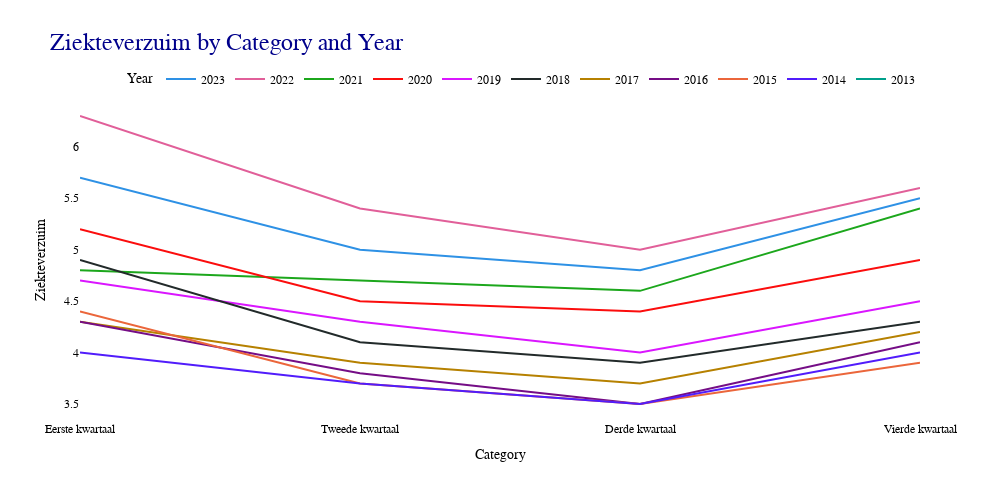

Source (notebook cell):
### Code cell
# Custom color palette
color_palette = px.colors.qualitative.Dark24

# Create the plot
design_plot = px.line(
    df_cbs, 
    x='Category', 
    y='Ziekteverzuim', 
    color='Group',
    title='Ziekteverzuim by Category and Year',
    category_orders={'Category': category_order, 'Group': year_order},
    color_discrete_sequence=color_palette
)

# Update the layout for a more polished design
design_plot.update_layout(
    plot_bgcolor='white',  # Background color of the plot
    paper_bgcolor='white',  # Background color around the plot
    title_font=dict(size=24, family='Arial, sans-serif', color='darkblue'),
    xaxis_title='Category',
    yaxis_title='Ziekteverzuim',
    xaxis=dict(
        showgrid=True,
        gridcolor='white',
        zeroline=False
    ),
    yaxis=dict(
        showgrid=True,
        gridcolor='white',
        zeroline=False
    ),
    legend=dict(
        title='Year',
        orientation='h',
        yanchor='bottom',
        y=1.02,
        xanchor='right',
        x=1
    ),
    font=dict(
        family='Arial, sans-serif',
        size=12,
        color='black'
    ),
width=1000,  # set the width of the plot
height=500  # set the height of the plot
)

# Show the plot
design_plot.show()

### Figure 1 — Plotly figure (JSON) as saved in the notebook; plotly's stock layout.template omitted (floating-point values rounded to 4 significant figures)
{"data": [{"hovertemplate": "Group=2023<br>Category=%{x}<br>Ziekteverzuim=%{y}<extra></extra>", "legendgroup": "2023", "line": {"color": "#2E91E5", "dash": "solid"}, "marker": {"symbol": "circle"}, "mode": "lines", "name": "2023", "orientation": "v", "showlegend": true, "type": "scatter", "x": ["Eerste kwartaal", "Tweede kwartaal", "Derde kwartaal", "Vierde kwartaal"], "xaxis": "x", "y": [5.7, 5, 4.8, 5.5], "yaxis": "y"}, {"hovertemplate": "Group=2022<br>Category=%{x}<br>Ziekteverzuim=%{y}<extra></extra>", "legendgroup": "2022", "line": {"color": "#E15F99", "dash": "solid"}, "marker": {"symbol": "circle"}, "mode": "lines", "name": "2022", "orientation": "v", "showlegend": true, "type": "scatter", "x": ["Eerste kwartaal", "Tweede kwartaal", "Derde kwartaal", "Vierde kwartaal"], "xaxis": "x", "y": [6.3, 5.4, 5, 5.6], "yaxis": "y"}, {"hovertemplate": "Group=2021<br>Category=%{x}<br>Ziekteverzuim=%{y}<extra></extra>", "legendgroup": "2021", "line": {"color": "#1CA71C", "dash": "solid"}, "marker": {"symbol": "circle"}, "mode": "lines", "name": "2021", "orientation": "v", "showlegend": true, "type": "scatter", "x": ["Eerste kwartaal", "Tweede kwartaal", "Derde kwartaal", "Vierde kwartaal"], "xaxis": "x", "y": [4.8, 4.7, 4.6, 5.4], "yaxis": "y"}, {"hovertemplate": "Group=2020<br>Category=%{x}<br>Ziekteverzuim=%{y}<extra></extra>", "legendgroup": "2020", "line": {"color": "#FB0D0D", "dash": "solid"}, "marker": {"symbol": "circle"}, "mode": "lines", "name": "2020", "orientation": "v", "showlegend": true, "type": "scatter", "x": ["Eerste kwartaal", "Tweede kwartaal", "Derde kwartaal", "Vierde kwartaal"], "xaxis": "x", "y": [5.2, 4.5, 4.4, 4.9], "yaxis": "y"}, {"hovertemplate": "Group=2019<br>Category=%{x}<br>Ziekteverzuim=%{y}<extra></extra>", "legendgroup": "2019", "line": {"color": "#DA16FF", "dash": "solid"}, "marker": {"symbol": "circle"}, "mode": "lines", "name": "2019", "orientation": "v", "showlegend": true, "type": "scatter", "x": ["Eerste kwartaal", "Tweede kwartaal", "Derde kwartaal", "Vierde kwartaal"], "xaxis": "x", "y": [4.7, 4.3, 4, 4.5], "yaxis": "y"}, {"hovertemplate": "Group=2018<br>Category=%{x}<br>Ziekteverzuim=%{y}<extra></extra>", "legendgroup": "2018", "line": {"color": "#222A2A", "dash": "solid"}, "marker": {"symbol": "circle"}, "mode": "lines", "name": "2018", "orientation": "v", "showlegend": true, "type": "scatter", "x": ["Eerste kwartaal", "Tweede kwartaal", "Derde kwartaal", "Vierde kwartaal"], "xaxis": "x", "y": [4.9, 4.1, 3.9, 4.3], "yaxis": "y"}, {"hovertemplate": "Group=2017<br>Category=%{x}<br>Ziekteverzuim=%{y}<extra></extra>", "legendgroup": "2017", "line": {"color": "#B68100", "dash": "solid"}, "marker": {"symbol": "circle"}, "mode": "lines", "name": "2017", "orientation": "v", "showlegend": true, "type": "scatter", "x": ["Eerste kwartaal", "Tweede kwartaal", "Derde kwartaal", "Vierde kwartaal"], "xaxis": "x", "y": [4.3, 3.9, 3.7, 4.2], "yaxis": "y"}, {"hovertemplate": "Group=2016<br>Category=%{x}<br>Ziekteverzuim=%{y}<extra></extra>", "legendgroup": "2016", "line": {"color": "#750D86", "dash": "solid"}, "marker": {"symbol": "circle"}, "mode": "lines", "name": "2016", "orientation": "v", "showlegend": true, "type": "scatter", "x": ["Eerste kwartaal", "Tweede kwartaal", "Derde kwartaal", "Vierde kwartaal"], "xaxis": "x", "y": [4.3, 3.8, 3.5, 4.1], "yaxis": "y"}, {"hovertemplate": "Group=2015<br>Category=%{x}<br>Ziekteverzuim=%{y}<extra></extra>", "legendgroup": "2015", "line": {"color": "#EB663B", "dash": "solid"}, "marker": {"symbol": "circle"}, "mode": "lines", "name": "2015", "orientation": "v", "showlegend": true, "type": "scatter", "x": ["Eerste kwartaal", "Tweede kwartaal", "Derde kwartaal", "Vierde kwartaal"], "xaxis": "x", "y": [4.4, 3.7, 3.5, 3.9], "yaxis": "y"}, {"hovertemplate": "Group=2014<br>Category=%{x}<br>Ziekteverzuim=%{y}<extra></extra>", "legendgroup": "2014", "line": {"color": "#511CFB", "dash": "solid"}, "marker": {"symbol": "circle"}, "mode": "lines", "name": "2014", "orientation": "v", "showlegend": true, "type": "scatter", "x": ["Eerste kwartaal", "Tweede kwartaal", "Derde kwartaal", "Vierde kwartaal"], "xaxis": "x", "y": [4, 3.7, 3.5, 4], "yaxis": "y"}, {"hovertemplate": "Group=2013<br>Category=%{x}<br>Ziekteverzuim=%{y}<extra></extra>", "legendgroup": "2013", "line": {"color": "#00A08B", "dash": "solid"}, "marker": {"symbol": "circle"}, "mode": "lines", "name": "2013", "orientation": "v", "showlegend": true, "type": "scatter", "x": ["Vierde kwartaal"], "xaxis": "x", "y": [3.9], "yaxis": "y"}], "layout": {"font": {"color": "black", "family": "Arial, sans-serif", "size": 12}, "height": 500, "legend": {"orientation": "h", "title": {"text": "Year"}, "tracegroupgap": 0, "x": 1, "xanchor": "right", "y": 1.02, "yanchor": "bottom"}, "paper_bgcolor": "white", "plot_bgcolor": "white", "title": {"font": {"color": "darkblue", "family": "Arial, sans-serif", "size": 24}, "text": "Ziekteverzuim by Category and Year"}, "width": 1000, "xaxis": {"anchor": "y", "categoryarray": ["Eerste kwartaal", "Tweede kwartaal", "Derde kwartaal", "Vierde kwartaal"], "categoryorder": "array", "domain": [0, 1], "gridcolor": "white", "showgrid": true, "title": {"text": "Category"}, "zeroline": false}, "yaxis": {"anchor": "x", "domain": [0, 1], "gridcolor": "white", "showgrid": true, "title": {"text": "Ziekteverzuim"}, "zeroline": false}}}
